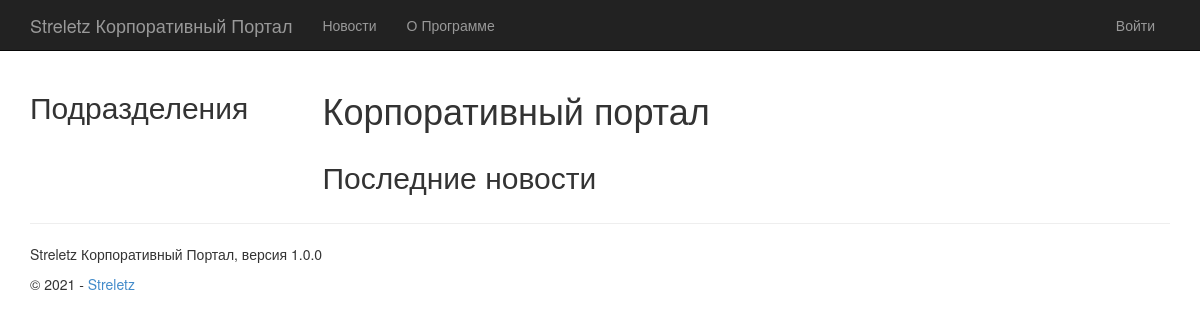
Before: / with the older database file.
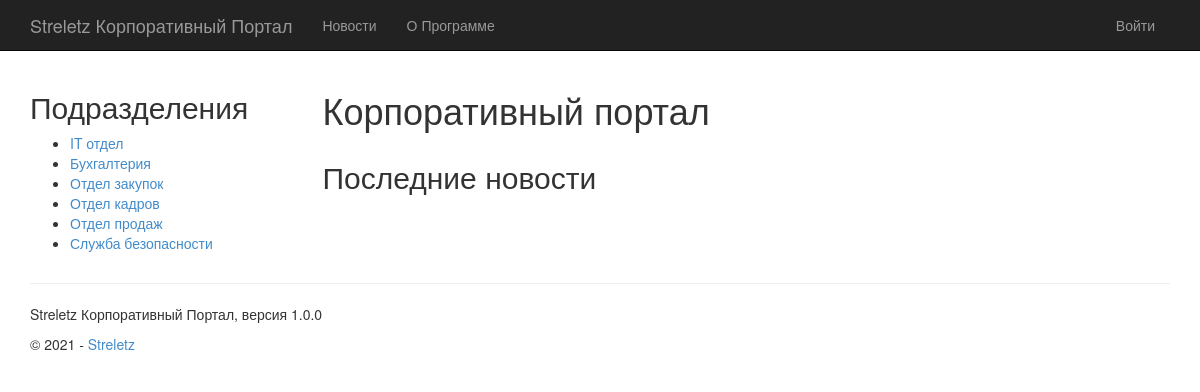
After: the same page with the newer database file.
### app/models.py (models this page shows, shortened)
class Department(models.Model):
    name = models.CharField(max_length=255, unique=True, verbose_name="Название")
    description = models.TextField(null=True, verbose_name="Описание")
    class Meta:
        verbose_name = "Подразделение"
        verbose_name_plural = "Подразделения"

### app/views.py (the view)
# urls.py: urlpatterns = [path('', views.home, name='home'),
def home(request):
    assert isinstance(request, HttpRequest)
    return render(
        request,
        'app/index.html',
        {
            'title': 'Home Page',
            'year': YEAR,
            'app_name': APP_NAME,
            'version': VERSION
        }
    )

### app/ui_modules/department_menu.py (called while the page is built)
@register.inclusion_tag(
    '../templates/app/ui_modules/department_menu.html')
def department_menu():
    departments = Department.objects.all().order_by('name')
    return {'departments': departments}

### app/ui_modules/last_posts.py (called while the page is built)
@register.inclusion_tag(
    '../templates/app/ui_modules/last_posts.html')
def last_posts():
    posts = Post.objects.all().order_by('-created')[:settings.APP_LAST_POSTS_COUNT]
    return {'posts': posts}

### app/templates/app/index.html
{% extends "app/layout.html" %}
{% block content %}
    <div class="row">
        <div class="col-md-12">
            <h1>Корпоративный портал</h1>
        </div>
    </div>
    {% load last_posts %}
    {% last_posts %}
{% endblock %}

### app/templates/app/ui_modules/department_menu.html
<h2>
    Подразделения
</h2>
<ul>
    {% for d in departments %}
        <li><a href="{% url 'department_content_view' id=d.id %}">{{ d.name }}</a></li>
    {% endfor %}
</ul>

Changed rows visible on the page:
added Department: name "IT отдел"
added Department: name "Бухгалтерия"
added Department: name "Отдел закупок"
added Department: name "Отдел кадров"
added Department: name "Отдел продаж"
added Department: name "Служба безопасности"
